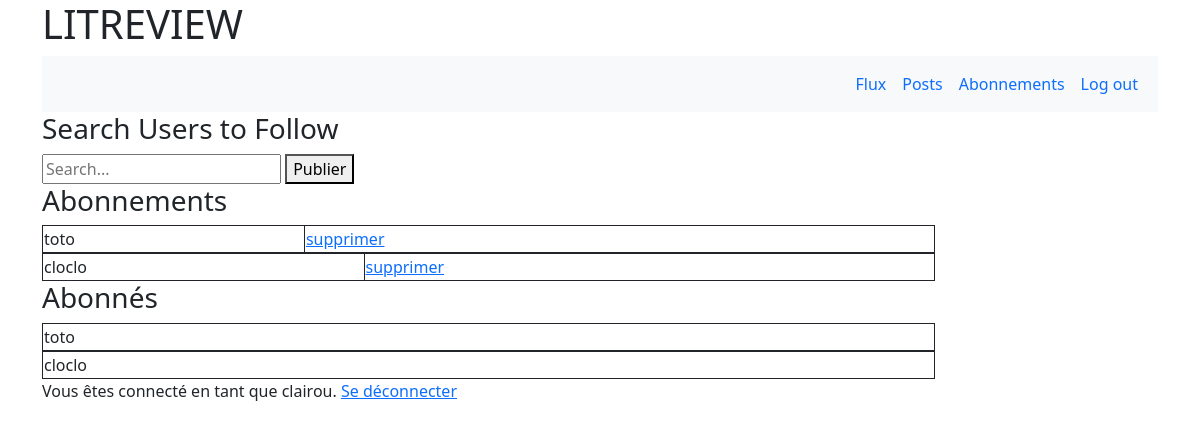
The app's page /follows (signed in) with its own data.
### litreview/models.py (models this page shows, shortened)
class UserFollows(models.Model):
    user = models.ForeignKey(
        to=settings.AUTH_USER_MODEL, on_delete=models.CASCADE,
        related_name='following', blank=True, null=True)
    followed_user = models.ForeignKey(
        to=settings.AUTH_USER_MODEL, on_delete=models.CASCADE,
        related_name='followed_by', blank=True, null=True)
    class Meta:
        unique_together = ('user', 'followed_user',)

### authentication/models.py (models this page shows)
class User(AbstractUser):
    CREATOR = 'CREATOR'
    SUBSCRIBER = 'SUBSCRIBER'
    ROLE_CHOICES = (
        (CREATOR, 'Créateur'),
        (SUBSCRIBER, 'Abonné'),
    )
    role = models.CharField(max_length=30,
                            choices=ROLE_CHOICES,
                            verbose_name='Rôle')

### litreview/views.py (the view, shortened to what this page needs)
# urls.py: path('follows', views.follows_searched, name='follows'),
@login_required
def follows_searched(request):
    user_en_ligne = User.objects.get(id=request.user.id)
    following = user_en_ligne.following.all()
    followed = user_en_ligne.followed_by.all()
    return render(request, 'litreview/follows.html', {'following': following,
                                                      'followed': followed,
                                                      })

### litreview/templates/litreview/follows.html (shortened to what this page needs)
{% extends 'base.html' %}
{% block content %}
{% include 'litreview/nav.html' %}
    <h3>Search Users to Follow</h3>
    <form method=POST >
        <input type="text" placeholder="Search..." name="searched">
        <button type="submit" >Publier</button>
    </form>
<h3>Abonnements</h3>
<div class="following">
{% for follow in following %}
      <table>
  <tr>
    <td>{{ follow.followed_user }}</td>
      <td><a href="{% url 'follow_delete' follow.id %}">supprimer</a></td>
    </tr>
        </table>
{% endfor %}
    </div>
<h3>Abonnés</h3>
<div class="followed">
{% for follow in followed %}
      <table>
  <tr>
    <td>{{ follow.user }}</td>
    </tr>
        </table>
{% endfor %}
    </div>
{% endblock content %}

### templates/base.html (shortened to what this page needs)
{% load static %}
{{ '<' }}{{ '!DOCTYPE html>' }}
<html lang="en">
  <head>
    <link href="https://cdn.jsdelivr.net/npm/bootstrap@5.1.3/dist/css/bootstrap.min.css" rel="stylesheet">
    <link rel="stylesheet" type="text/css" href="{% static 'litreview/style.css' %}">
    <link rel="stylesheet" href="https://cdnjs.cloudflare.com/ajax/libs/font-awesome/4.7.0/css/font-awesome.min.css">
  </head>
  <body>
  <div class="container">
    <h1>LITREVIEW</h1>
    {% block content %}{% endblock content %}
    {% if user.is_authenticated %}
            <p>Vous êtes connecté en tant que {{ request.user }}. <a href="{% url 'logout' %}">Se déconnecter</a></p>
    {% endif %}
    </div>
  </body>
</html>

### litreview/static/litreview/style.css (style rules this page uses)
table, td { border: 1px solid; border-collapse: collapse; }
table { width: 80%; }

### records on screen
UserFollows: followed_user "toto"
UserFollows: followed_user "cloclo"
UserFollows: user "toto"
UserFollows: user "cloclo"
User: user "clairou"
